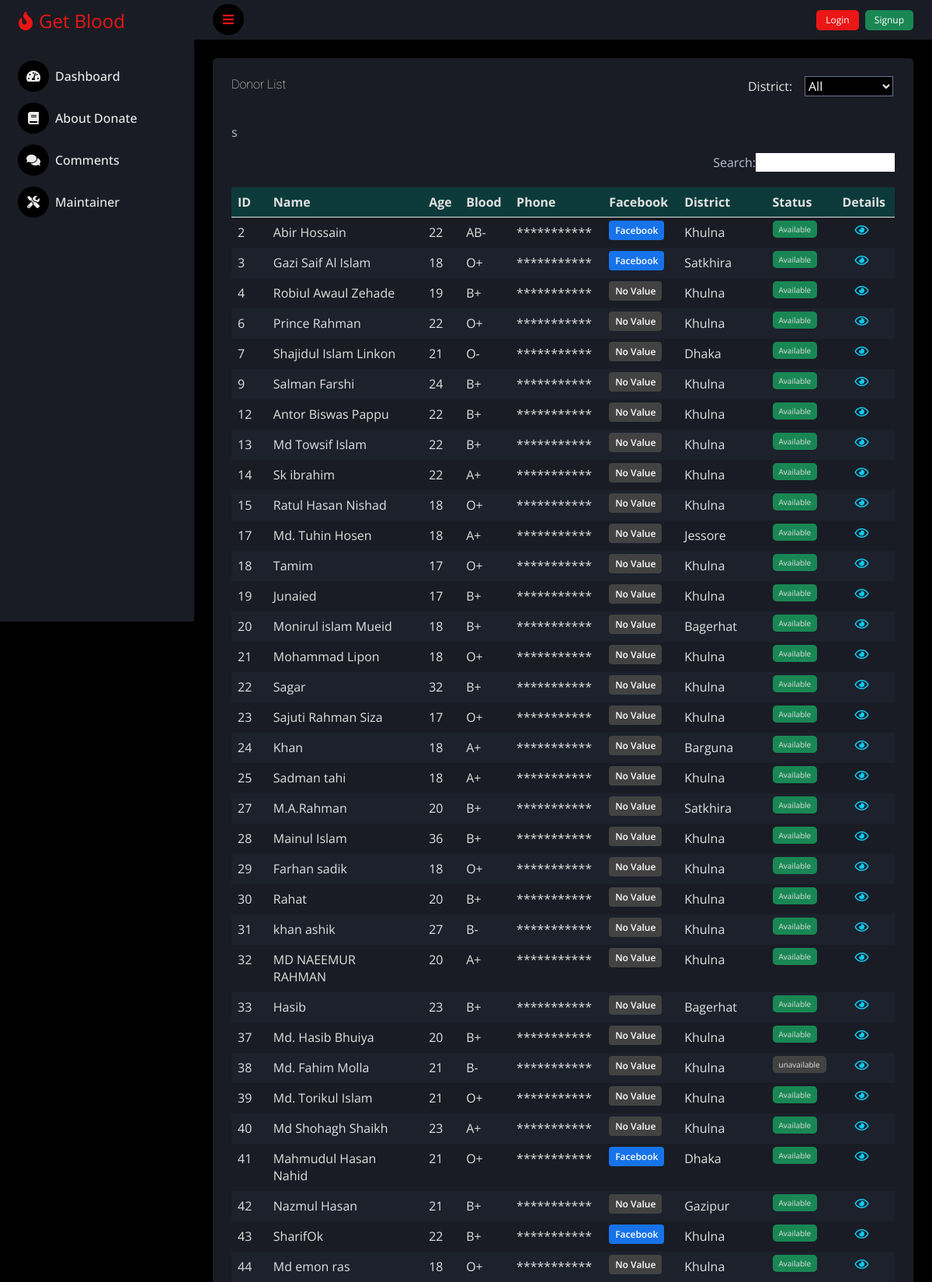
Screenshot of /index.php/dashboard/donor_list (upper part) with the database file from the repository.
### tables this page shows
CREATE TABLE `tbl_blood` (
  `id` int(11) NOT NULL,
  `name` varchar(100) NOT NULL,
  `group_name` varchar(3) NOT NULL,
  `city` varchar(20) NOT NULL,
  `district` varchar(20) NOT NULL,
  `street` varchar(200) NOT NULL,
  `phone` varchar(11) NOT NULL,
  `age` varchar(3) NOT NULL,
  `type` varchar(10) NOT NULL DEFAULT 'Donor',
  `gender` varchar(10) NOT NULL,
  `status` varchar(12) NOT NULL DEFAULT 'Available',
  `password` varchar(12) NOT NULL,
  `facebook` varchar(255) DEFAULT NULL,
  `number_security` varchar(5) DEFAULT 'on',
  `last_donate_date` date DEFAULT NULL
);

### application/controllers/Dashboard.php (called while the page is built, shortened)
<?php
class Dashboard extends CI_Controller
{
	public function donor_list()
	{
		$data['table_title'] = 'Donor List';
		$this->load->model('Search_user');
		$data['user_data'] = $this->Search_user->donor_list_data();
		$this->load->view('table', $data);
	}
}

### index.php (called while the page is built, shortened)
<?php
require_once BASEPATH.'core/CodeIgniter.php';

### application/models/Search_user.php (called while the page is built, shortened)
<?php
class Search_user extends CI_Model
{
	public function donor_list_data()
	{
		$this->db->where('type', 'donor');
		$query = $this->db->get('tbl_blood');
		return $query;
	}
}

### application/views/table.php (the view, shortened to what this page needs)
<div id="clickId" class="container-fluid position-relative d-flex p-0">
    <div class="content">
        <div class="container-fluid pt-4 px-4">
            <div class="row">
                <div class="col-12">
                    <div class="bg-secondary rounded h-100 p-4  position-relative">
                        <div class="d-flex align-items-center mb-4 j-570-b ">
                            <h6 class="mb-0 fw-lighter me-5"><?php echo $table_title; ?></h6>
                        </div>
                        <div class="table-responsive py-3">
                            <table class="table table-desktop-view pt-5" style="display: none;">
                                <thead>
                                    <tr style="background: #0c3a3a;">
                                        <th scope="col">ID</th>
                                        <th scope="col">Name</th>
                                        <th scope="col">Age</th>
                                        <th scope="col">Blood</th>
                                        <th scope="col">Phone</th>
                                        <th scope="col">Facebook</th>
                                        <th scope="col">District</th>
                                        <th scope="col">Status</th>
                                        <th scope="col">Details</th>
                                    </tr>
                                </thead>
                                <tbody>
                                    <?php
                                    foreach ($user_data->result() as $row) {
                                    ?>
                                        <tr>
                                            <td><?php echo $row->id; ?></td>
                                            <td class="td-name"><?php echo $row->name; ?></td>
                                            <td><?php echo $row->age; ?></td>
                                            <td><?php echo $row->group_name; ?></td>
                                            <td>
                                                <?php if ($row->status == 'Available' && isset($_SESSION['username'])) {
                                                    echo isset($row->number_security) ? $row->phone : '***********';
                                                } else {
                                                    echo '***********';
                                                }
                                                ?>
                                            </td>
                                            <td>
                                                <?php if (isset($_SESSION['username'])) { ?>
                                                    <?php
                                                    if ($row->facebook != null) {
                                                        echo '<a class="facebook-link fs-12 p-1 px-2" href="' . $row->facebook . '">Facebook</a>';
                                                    } else {
                                                        echo '<a class="facebook-link bg-gray fs-12 p-1 px-2 " href="javascript:;">No Value</a>';
                                                    }
                                                    ?>
                                                <?php }else{?>
                                                    <?php
                                                    if ($row->facebook != null) {
                                                        echo '<a class="facebook-link fs-12 p-1 px-2" onclick="warning()" href="javascript:;">Facebook</a>';
                                                    } else {
                                                        echo '<a class="facebook-link bg-gray fs-12 p-1 px-2 " href="javascript:;">No Value</a>';
                                                    }
                                                    ?>
                                                <?php }?>
                                            </td>
                                            <td><?php echo $row->district; ?></td>
                                            <td>
                                                <?php
                                                if ($row->status == null) {
                                                    echo "";
                                                } else {
                                                    if ($row->status == 'Available') {
                                                        echo "<span class='bg-success p-1 px-2 rounded fs-10'>$row->status</span>";
                                                    } else {
                                                        echo "<span class='bg-gray p-1 px-2 rounded fs-10'>$row->status</span>";
                                                    }
                                                }
                                                ?>
                                            </td>
                                            <td class="ps-4">
                                                <?php if (isset($_SESSION['username'])) { ?>
                                                    <a class="text-info  md-ripples px-3" href="<?php echo base_url() ?>donor-profile/<?php echo $row->id; ?>"><i class="far fa-eye"></i></a>
                                                <?php } else { ?>
                                                    <a class="text-info" onclick="warning()" href="javascript:;"><i class="far fa-eye"></i></a>
                                                <?php } ?>
                                            </td>
                                        </tr>
                                    <?php } ?>
                                </tbody>
                                <tfoot>
                                    <tr>
                                        <th></th>
                                    </tr>
                                </tfoot>
                            </table>
                        </div>
                    </div>
                </div>
            </div>
        </div>
    </div>
</div>

### assets/css/style.css (style rules this page uses)
* { margin: 0; padding: 0; }
body { color: #bbbfd3!important; }
.bg-gray { background-color: #424242 !important; }
.fs-12 { font-size:12px; }
.table { color: #e1e1e1 !important; border-color: transparent !important; }
.facebook-link { color: #ffffff; background: #1773EA; font-weight: 600; padding: 1px 10px; border-radius: 4px; }

### application/views/table.php (style rules this page uses)
tfoot { position: absolute; top: 15px; right: 18px; }
tfoot:before { content: "District:"; background: #d51c1c00; position: absolute; top: 0; left: -65px; width: 100%; height: 100%; display: flex; align-items: center; }
.table>thead { border-bottom: 1px solid; }
.td-name { display: block; width: 190px; }

### rows the page displays
tbl_blood: id "2", name "Abir Hossain", age "22", group_name "AB-", shows "Facebook", district "Khulna", status "Available"
tbl_blood: id "3", name "Gazi Saif Al Islam", age "18", group_name "O+", shows "Facebook", district "Satkhira", status "Available"
tbl_blood: id "4", name "Robiul Awaul Zehade", age "19", group_name "B+", facebook "No Value", district "Khulna", status "Available"
tbl_blood: id "6", name "Prince Rahman", age "22", group_name "O+", facebook "No Value", district "Khulna", status "Available"
tbl_blood: id "7", name "Shajidul Islam Linkon", age "21", group_name "O-", facebook "No Value", district "Dhaka", status "Available"
tbl_blood: id "9", name "Salman Farshi", age "24", group_name "B+", shows "No Value", district "Khulna", status "Available"
tbl_blood: id "12", name "Antor Biswas Pappu", age "22", group_name "B+", shows "No Value", district "Khulna", status "Available"
tbl_blood: id "13", name "Md Towsif Islam", age "22", group_name "B+", shows "No Value", district "Khulna", status "Available"
tbl_blood: id "14", name "Sk ibrahim", age "22", group_name "A+", shows "No Value", district "Khulna", status "Available"
tbl_blood: id "15", name "Ratul Hasan Nishad", age "18", group_name "O+", shows "No Value", district "Khulna", status "Available"
tbl_blood: id "17", name "Md. Tuhin Hosen", age "18", group_name "A+", shows "No Value", district "Jessore", status "Available"
tbl_blood: id "18", name "Tamim", age "17", group_name "O+", shows "No Value", district "Khulna", status "Available"
tbl_blood: id "19", name "Junaied", age "17", group_name "B+", shows "No Value", district "Khulna", status "Available"
tbl_blood: id "20", name "Monirul islam Mueid", age "18", group_name "B+", shows "No Value", district "Bagerhat", status "Available"
tbl_blood: id "21", name "Mohammad Lipon", age "18", group_name "O+", shows "No Value", district "Khulna", status "Available"
tbl_blood: id "22", name "Sagar", age "32", group_name "B+", shows "No Value", district "Khulna", status "Available"
tbl_blood: id "23", name "Sajuti Rahman Siza", age "17", group_name "O+", shows "No Value", district "Khulna", status "Available"
tbl_blood: id "24", name "Khan", age "18", group_name "A+", shows "No Value", district "Barguna", status "Available"
tbl_blood: id "25", name "Sadman tahi", age "18", group_name "A+", shows "No Value", district "Khulna", status "Available"
tbl_blood: id "27", name "M.A.Rahman", age "20", group_name "B+", shows "No Value", district "Satkhira", status "Available"
tbl_blood: id "28", name "Mainul Islam", age "36", group_name "B+", shows "No Value", district "Khulna", status "Available"
tbl_blood: id "29", name "Farhan sadik", age "18", group_name "O+", shows "No Value", district "Khulna", status "Available"
tbl_blood: id "30", name "Rahat", age "20", group_name "B+", shows "No Value", district "Khulna", status "Available"
tbl_blood: id "31", name "khan ashik", age "27", group_name "B-", facebook "No Value", district "Khulna", status "Available"
tbl_blood: id "32", name "MD NAEEMUR RAHMAN", age "20", group_name "A+", facebook "No Value", district "Khulna", status "Available"
tbl_blood: id "33", name "Hasib", age "23", group_name "B+", shows "No Value", district "Bagerhat", status "Available"
tbl_blood: id "37", name "Md. Hasib Bhuiya", age "20", group_name "B+", shows "No Value", district "Khulna", status "Available"
tbl_blood: id "38", name "Md. Fahim Molla", age "21", group_name "B-", facebook "No Value", district "Khulna", status "unavailable"
tbl_blood: id "39", name "Md. Torikul Islam", age "21", group_name "O+", shows "No Value", district "Khulna", status "Available"
tbl_blood: id "40", name "Md Shohagh Shaikh", age "23", group_name "A+", shows "No Value", district "Khulna", status "Available"
tbl_blood: id "41", name "Mahmudul Hasan Nahid", age "21", group_name "O+", shows "Facebook", district "Dhaka", status "Available"
tbl_blood: id "42", name "Nazmul Hasan", age "21", group_name "B+", shows "No Value", district "Gazipur", status "Available"
tbl_blood: id "43", name "SharifOk", age "22", group_name "B+", shows "Facebook", district "Khulna", status "Available"
tbl_blood: id "44", name "Md emon ras", age "18", group_name "O+", shows "No Value", district "Khulna", status "Available"

### other values shown
$table_title "Donor List"
